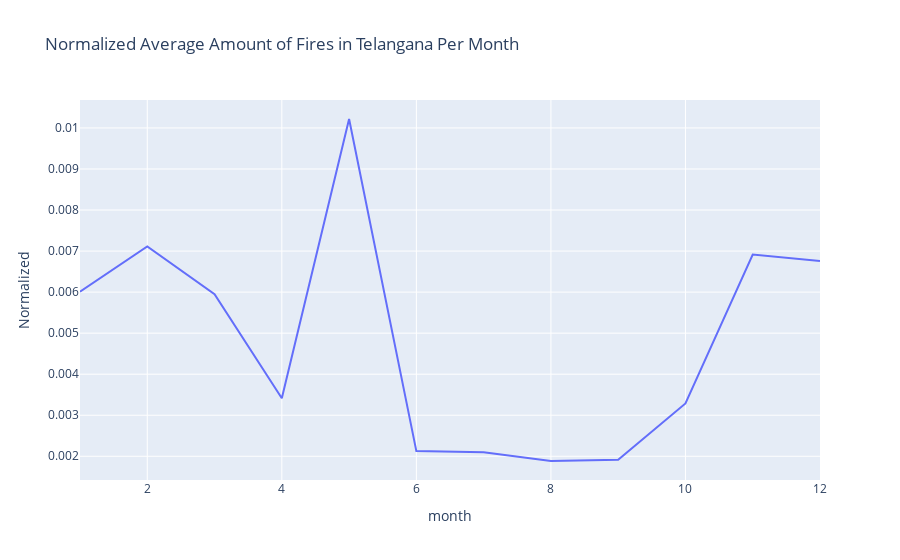

Notebook code cell kept with this figure:
### Code cell
df = new_geo_district_month.groupby('month')['Normalized'].mean().reset_index()
fig = px.line(df, x="month", y="Normalized", title='Normalized Average Amount of Fires in Telangana Per Month')
fig.show()

### Figure 1 — Plotly figure (JSON) as saved in the notebook; plotly's stock layout.template omitted (floating-point values rounded to 4 significant figures)
{"data": [{"hovertemplate": "month=%{x}<br>Normalized=%{y}<extra></extra>", "legendgroup": "", "line": {"color": "#636efa", "dash": "solid"}, "mode": "lines", "name": "", "orientation": "v", "showlegend": false, "type": "scatter", "x": [1, 2, 3, 4, 5, 6, 7, 8, 9, 10, 11, 12], "xaxis": "x", "y": [0.006011, 0.007111, 0.00595, 0.003415, 0.01022, 0.002126, 0.002096, 0.001885, 0.001917, 0.003288, 0.006916, 0.00676], "yaxis": "y"}], "layout": {"legend": {"tracegroupgap": 0}, "title": {"text": "Normalized Average Amount of Fires in Telangana Per Month"}, "xaxis": {"anchor": "y", "domain": [0, 1], "title": {"text": "month"}}, "yaxis": {"anchor": "x", "domain": [0, 1], "title": {"text": "Normalized"}}}}
